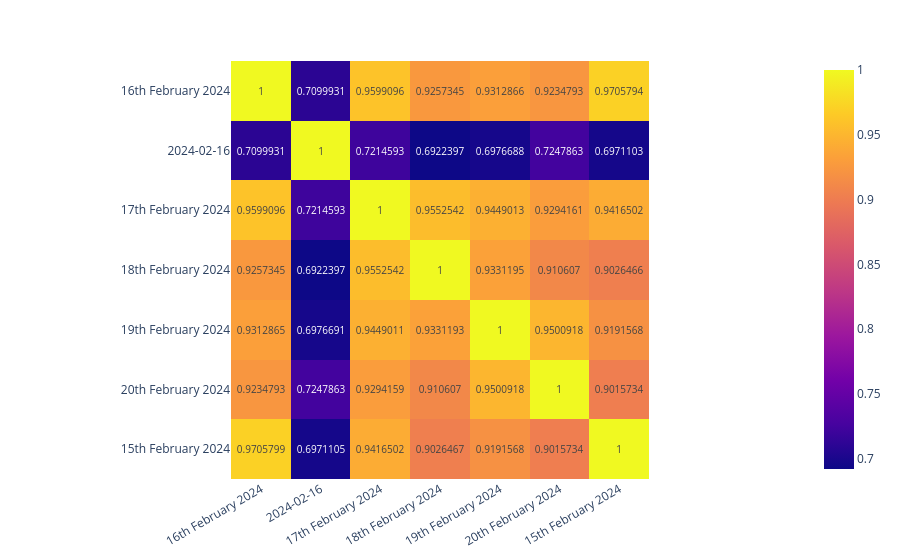

Notebook code cell kept with this figure:
### Code cell
embeddings = sbert_model.encode(date_sentences)
cosine_scores = util.cos_sim(embeddings, embeddings)
fig = px.imshow(
    cosine_scores,
    x=date_sentences,
    y=date_sentences,
    text_auto=True,
)
fig.update_layout(
    xaxis={"type": "category"}, 
    yaxis={"type": "category"}
)
fig.update_xaxes(tickangle=-30)

### Figure 1 — Plotly figure (JSON) as saved in the notebook; plotly's stock layout.template omitted (floating-point values rounded to 4 significant figures)
{"data": [{"coloraxis": "coloraxis", "hovertemplate": "x: %{x}<br>y: %{y}<br>color: %{z}<extra></extra>", "name": "0", "texttemplate": "%{z}", "type": "heatmap", "x": ["16th February 2024", "2024-02-16", "17th February 2024", "18th February 2024", "19th February 2024", "20th February 2024", "15th February 2024"], "xaxis": "x", "y": ["16th February 2024", "2024-02-16", "17th February 2024", "18th February 2024", "19th February 2024", "20th February 2024", "15th February 2024"], "yaxis": "y", "z": [[1.0, 0.71, 0.9599, 0.9257, 0.9313, 0.9235, 0.9706], [0.71, 1.0, 0.7215, 0.6922, 0.6977, 0.7248, 0.6971], [0.9599, 0.7215, 1.0, 0.9553, 0.9449, 0.9294, 0.9417], [0.9257, 0.6922, 0.9553, 1.0, 0.9331, 0.9106, 0.9026], [0.9313, 0.6977, 0.9449, 0.9331, 1.0, 0.9501, 0.9192], [0.9235, 0.7248, 0.9294, 0.9106, 0.9501, 1.0, 0.9016], [0.9706, 0.6971, 0.9417, 0.9026, 0.9192, 0.9016, 1.0]]}], "layout": {"coloraxis": {"colorscale": [[0, "#0d0887"], [0.1111, "#46039f"], [0.2222, "#7201a8"], [0.3333, "#9c179e"], [0.4444, "#bd3786"], [0.5556, "#d8576b"], [0.6667, "#ed7953"], [0.7778, "#fb9f3a"], [0.8889, "#fdca26"], [1, "#f0f921"]]}, "margin": {"t": 60}, "xaxis": {"anchor": "y", "constrain": "domain", "domain": [0, 1], "scaleanchor": "y", "tickangle": -30, "type": "category"}, "yaxis": {"anchor": "x", "autorange": "reversed", "constrain": "domain", "domain": [0, 1], "type": "category"}}}
